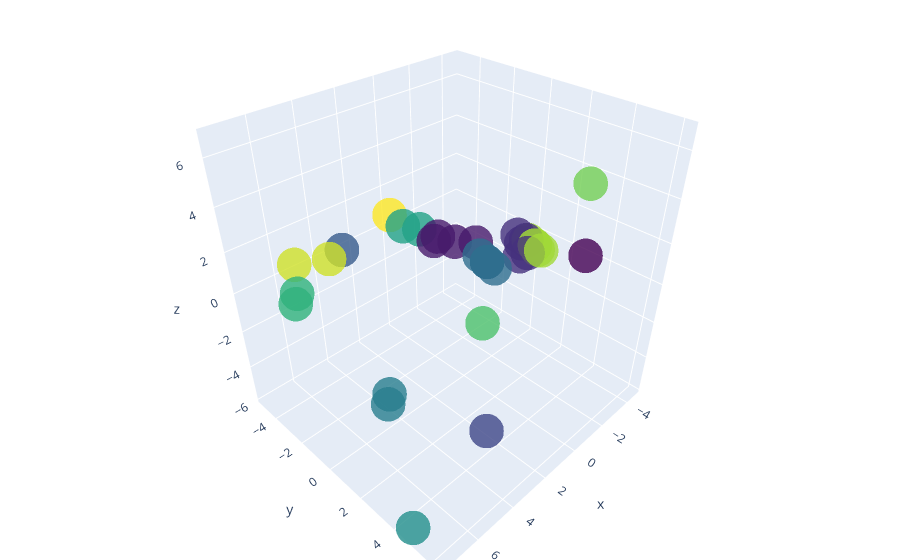

Source (notebook cell):
### Code cell
import plotly.graph_objects as go
import numpy as np

#print(struct_dict)
smol = []
ssmi = []
sind = []
stxt = []
for k,s in struct_dict.items():
    #print(struct_dict[k])
    #print(s)
    #s = struct_dict[k]
    m = Chem.MolFromSmiles(s)
            #print(m)
            #mw = Chem.Descriptors.MolWt(m)
            # print(mw)
            #print('Image in', s)
            # md = Draw.MolToImage(m)
    smol.append(Draw.MolToImage(m))
    ssmi.append(s)
    sind.append(k)
    t = str(k)+' - '+s
    stxt.append(t)
    #ssmi[k] = s
            #print('Image out')
            # Draw.MolsToGridImage(gmol, molsPerRow=1)
#ipyplot.plot_images(smol, max_images = 30, img_width = 150)

#print(ssmi, sind)



# Plot 3D ChemSpace
xs = spca[:,0]
ys = spca[:,1]
zs = spca[:,2]

spcadf = pd.DataFrame(data = spca
             , columns = ['x', 'y', 'z'])
spcadf['ID'] = sind
spcadf['text'] = stxt

#print(spcadf)


fig = go.Figure(data=[go.Scatter3d(
    x=spcadf['x'],
    y=spcadf['y'],
    z=spcadf['z'],
    hoverinfo = 'text',
    hovertext = (spcadf['text']),
    mode='markers',
    marker=dict(
        size=12,
        color=pred_y,                # set color to an array/list of desired values
        colorscale='Viridis',   # choose a colorscale
        opacity=0.8 
    )
)])

# tight layout
fig.update_layout(margin=dict(l=0, r=0, b=0, t=0))
fig.show()

### Figure 1 — Plotly figure (JSON) as saved in the notebook; plotly's stock layout.template omitted (floating-point values rounded to 4 significant figures)
{"data": [{"hoverinfo": "text", "hovertext": ["10 - CCO", "11 - CCN", "13 - CCC", "14 - CSC", "15 - CCSCC", "16 - CCCC", "17 - c1ccccc1", "18 - c1cnccc1", "19 - Cc1ccccc1", "20 - Cc1ccncc1", "21 - Cc1cccnc1", "22 - Cc1ccncc1Cl", "23 - Cc1c(N)cncc1Cl", "24 - CCOCC", "34 - CCNCC", "35 - CCSC", "36 - CCPCC", "37 - CCOP(=O)C", "38 - CCCNCC", "39 - O=C1NC(S/C1=C\\C2=CC=C(C3=C([N+]([O-])=O)C=CC=C3)O2)=N", "40 - OC1=CC=C(C(C)(C)C)C=C1/N=C/C2=CC=CC([N+]([O-])=O)=C2 ", "41 - C1=CC=C(C(=C1)C2=NC(=NO2)C3=CC(=CC=C3)C(=O)O)F", "42 - C[C@H]1[C@H]2Cc3ccc(O)cc3[C@@]1(C)CCN2CCC#N", "43 - C[C@H]1[C@H]2Cc3ccc(O)cc3[C@@]1(C)CCN2CCCC#N", "44 - C#CCCN1CC[C@]2(C)c3cc(O)ccc3C[C@@H]1[C@@H]2C", "45 - C=CCCN1CC[C@]2(C)c3cc(O)ccc3C[C@@H]1[C@@H]2C", "46 - C=CCN1CC[C@]2(C)c3cc(O)ccc3C[C@@H]1[C@@H]2C", "47 - CCCCCCNc1nc(NC2CCN(C)CC2)c2cc(OC)c(OC)cc2n1", "48 - COc1cc2nc(N3CCOCC3)nc(NC3CCN(C)CC3)c2cc1OC", "49 - C1(=C2C(=NC=N1)[N](C=N2)[C@@H]3[C@@H]([C@H](CO3)O)O)O", "50 - C1=NC(=C2C(=N1)N(C=N2)[C@H]3[C@@H]([C@@H]([C@H](O3)COP(=O)(O)OP(=O)(O)OP(=O)(O)O)O)O)N", "51 - NCCOCCCC(=O)N[C@@H](CC1=CC=C(OP(O)(=O)NP(O)(=O)OP(O)(=O)OC[C@H]2O[C@H]([C@H](O)[C@@H]2O)N2C=NC3=C(N)N=CN=C23)C=C1)C(O)=O", "56 - C1=CC(=CC=C1C=CC(=O)C2=C(C=C(C=C2)O)O)O", "57 - C1=CC(=CC=C1/C=C/C(=S)C2=C(C=C(C=C2)O)O)O", "58 - CC(C(C1=NC=C(C=C1)O)O)C(C(=S)NC(C2C(C(C(O2)N3C=CC(=O)NC3=O)O)O)C(=O)O)N", "59 - C[C@H]([C@@H](C1=NC=C(C=C1)O)O)[C@@H](C(=O)N[C@@H]([C@@H]2[C@H]([C@H]([C@@H](O2)N3C=CC(=O)NC3=O)O)O)C(=O)O)N"], "marker": {"color": [2, 2, 12, 2, 12, 12, 14, 8, 8, 1, 1, 1, 1, 12, 12, 2, 12, 2, 12, 13, 4, 13, 5, 5, 11, 0, 5, 5, 5, 10, 3, 7, 9, 9, 6, 6], "colorscale": [[0, "#440154"], [0.1111, "#482878"], [0.2222, "#3e4989"], [0.3333, "#31688e"], [0.4444, "#26828e"], [0.5556, "#1f9e89"], [0.6667, "#35b779"], [0.7778, "#6ece58"], [0.8889, "#b5de2b"], [1, "#fde725"]], "opacity": 0.8, "size": 12}, "mode": "markers", "type": "scatter3d", "x": [-3.96, -4.268, -4.532, -4.208, -4.558, -4.558, -0.1205, -0.7929, 0.3022, -0.3703, -0.7043, -0.8491, -1.328, -4.501, -4.558, -4.383, -4.558, -4.129, -4.585, 6.232, 4.672, 5.124, 0.9326, 0.9593, 0.9873, 0.3268, 0.9326, 0.9326, 0.9058, 0.6463, 2.326, 7.549, 6.843, 6.647, 5.225, 5.422], "y": [-0.2572, -0.4703, -0.2462, -0.6781, 0.1251, 0.1251, -5.099, -3.793, -3.682, -2.376, -2.459, -1.539, -0.7015, 0.3513, 0.1251, -0.2765, 0.1251, 0.06179, 0.4964, -3.311, -2.25, -2.532, 1.989, 1.618, 6.177, 5.939, 1.989, 1.989, 2.361, 1.612, 3.539, 4.63, -2.591, -2.703, 0.7995, 0.9116], "z": [-1.254, -0.7576, -0.6087, -0.3569, -0.7442, -0.7442, 0.5801, 0.0752, 0.75, 0.2451, 0.2928, 0.3654, 0.4856, -0.8576, -0.7442, -0.5506, -0.7442, -1.004, -0.8797, 1.651, 2.111, 1.764, 1.785, 1.92, 6.698, 3.617, 1.785, 1.785, 1.649, -1.645, -5.445, -5.775, 0.446, 0.7864, -3.17, -3.511]}], "layout": {"margin": {"b": 0, "l": 0, "r": 0, "t": 0}}}
